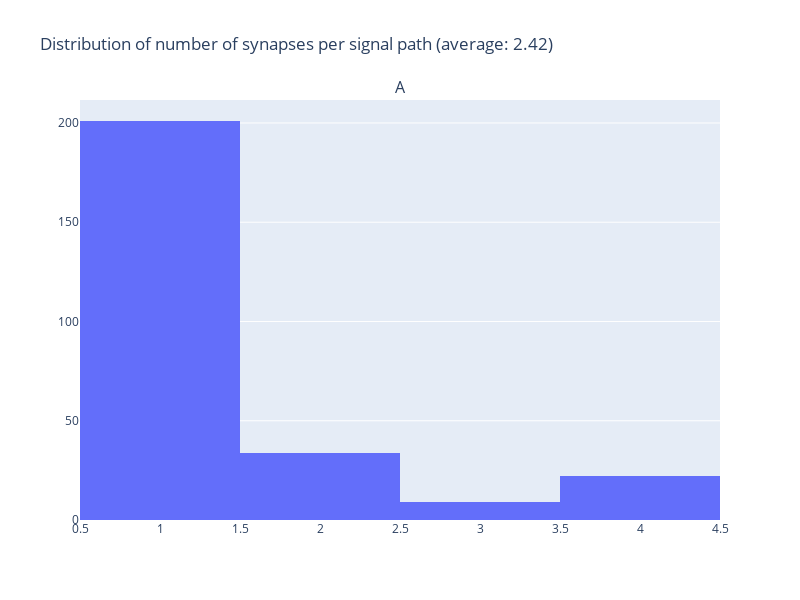

Write notebook code for a chart like this one.
### Code cell
fig = make_subplots(rows=1, cols=1, subplot_titles=("All"))

fig.add_trace(
    go.Histogram(x=syn_n_signal_branches, name='Num. synapses'),
    row=1, col=1
)

fig.update_layout(height=600, width=800, 
                  title_text=f"Distribution of number of synapses per signal path (average: {np.mean(seg_n_syn_all):.3})")
fig.show()

### Figure 1 — Plotly figure (JSON) as saved in the notebook; plotly's stock layout.template omitted (floating-point values rounded to 4 significant figures; data arrays with more than 128 entries replaced by an {"elided": "..."} marker saying what was removed)
{"data": [{"name": "Num. synapses", "type": "histogram", "x": {"elided": "266 int values"}, "xaxis": "x", "yaxis": "y"}], "layout": {"annotations": [{"font": {"size": 16}, "showarrow": false, "text": "A", "x": 0.5, "xanchor": "center", "xref": "paper", "y": 1, "yanchor": "bottom", "yref": "paper"}], "height": 600, "title": {"text": "Distribution of number of synapses per signal path (average: 2.42)"}, "width": 800, "xaxis": {"anchor": "y", "domain": [0, 1]}, "yaxis": {"anchor": "x", "domain": [0, 1]}}}
